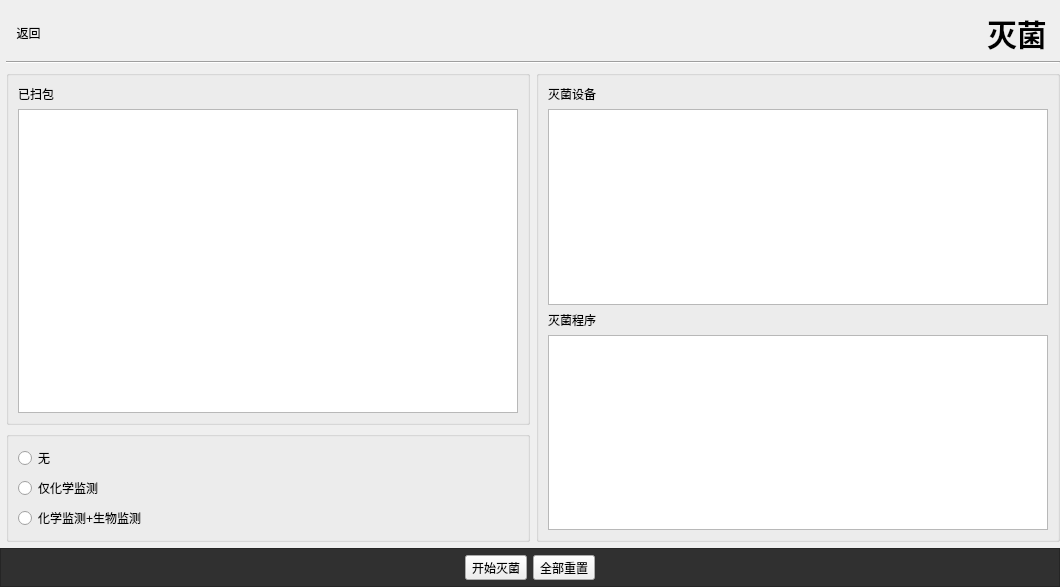
<?xml version="1.0" encoding="UTF-8"?>
<ui version="4.0">
 <class>SterileWidget</class>
 <widget class="QWidget" name="SterileWidget">
  <property name="geometry">
   <rect>
    <x>0</x>
    <y>0</y>
    <width>1060</width>
    <height>587</height>
   </rect>
  </property>
  <property name="windowTitle">
   <string>Form</string>
  </property>
  <property name="styleSheet">
   <string notr="true">#titleLabel{
font: bold 30px;
}
#btnsFrame{
	background-color:#303030;
}
</string>
  </property>
  <layout class="QGridLayout" name="gridLayout_2">
   <property name="leftMargin">
    <number>0</number>
   </property>
   <property name="rightMargin">
    <number>0</number>
   </property>
   <property name="bottomMargin">
    <number>0</number>
   </property>
   <item row="0" column="1" colspan="2">
    <layout class="QHBoxLayout" name="horizontalLayout_2">
     <item>
      <widget class="QToolButton" name="backButton">
       <property name="text">
        <string> 返回</string>
       </property>
       <property name="icon">
        <iconset resource="itrac.qrc">
         <normaloff>:/res/910001.png</normaloff>:/res/910001.png</iconset>
       </property>
       <property name="iconSize">
        <size>
         <width>200</width>
         <height>50</height>
        </size>
       </property>
       <property name="toolButtonStyle">
        <enum>Qt::ToolButtonTextBesideIcon</enum>
       </property>
       <property name="autoRaise">
        <bool>true</bool>
       </property>
      </widget>
     </item>
     <item>
      <spacer name="horizontalSpacer_3">
       <property name="orientation">
        <enum>Qt::Horizontal</enum>
       </property>
       <property name="sizeHint" stdset="0">
        <size>
         <width>40</width>
         <height>20</height>
        </size>
       </property>
      </spacer>
     </item>
     <item>
      <widget class="QLabel" name="titleLabel">
       <property name="text">
        <string>灭菌</string>
       </property>
      </widget>
     </item>
     <item>
      <widget class="QLabel" name="label">
       <property name="sizePolicy">
        <sizepolicy hsizetype="Fixed" vsizetype="Fixed">
         <horstretch>0</horstretch>
         <verstretch>0</verstretch>
        </sizepolicy>
       </property>
       <property name="pixmap">
        <pixmap resource="itrac.qrc">:/res/sterile-80.png</pixmap>
       </property>
      </widget>
     </item>
    </layout>
   </item>
   <item row="1" column="1" colspan="2">
    <widget class="Line" name="line">
     <property name="orientation">
      <enum>Qt::Horizontal</enum>
     </property>
    </widget>
   </item>
   <item row="3" column="1">
    <widget class="QGroupBox" name="groupBox">
     <property name="title">
      <string/>
     </property>
     <layout class="QVBoxLayout" name="verticalLayout">
      <item>
       <widget class="QRadioButton" name="nothingButton">
        <property name="text">
         <string>无</string>
        </property>
       </widget>
      </item>
      <item>
       <widget class="QRadioButton" name="chemistryButton">
        <property name="text">
         <string>仅化学监测</string>
        </property>
       </widget>
      </item>
      <item>
       <widget class="QRadioButton" name="compositeButton">
        <property name="text">
         <string>化学监测+生物监测</string>
        </property>
       </widget>
      </item>
     </layout>
    </widget>
   </item>
   <item row="4" column="0" colspan="3">
    <widget class="QFrame" name="btnsFrame">
     <property name="frameShape">
      <enum>QFrame::StyledPanel</enum>
     </property>
     <property name="frameShadow">
      <enum>QFrame::Raised</enum>
     </property>
     <layout class="QHBoxLayout" name="horizontalLayout">
      <property name="topMargin">
       <number>6</number>
      </property>
      <property name="bottomMargin">
       <number>6</number>
      </property>
      <item>
       <spacer name="horizontalSpacer">
        <property name="orientation">
         <enum>Qt::Horizontal</enum>
        </property>
        <property name="sizeHint" stdset="0">
         <size>
          <width>295</width>
          <height>20</height>
         </size>
        </property>
       </spacer>
      </item>
      <item>
       <widget class="QToolButton" name="sterileButton">
        <property name="text">
         <string>开始灭菌</string>
        </property>
        <property name="icon">
         <iconset resource="itrac.qrc">
          <normaloff>:/res/qr.png</normaloff>:/res/qr.png</iconset>
        </property>
        <property name="iconSize">
         <size>
          <width>32</width>
          <height>32</height>
         </size>
        </property>
        <property name="toolButtonStyle">
         <enum>Qt::ToolButtonTextUnderIcon</enum>
        </property>
       </widget>
      </item>
      <item>
       <widget class="QToolButton" name="resetButton">
        <property name="text">
         <string>全部重置</string>
        </property>
        <property name="icon">
         <iconset resource="itrac.qrc">
          <normaloff>:/res/qr.png</normaloff>:/res/qr.png</iconset>
        </property>
        <property name="iconSize">
         <size>
          <width>32</width>
          <height>32</height>
         </size>
        </property>
        <property name="toolButtonStyle">
         <enum>Qt::ToolButtonTextUnderIcon</enum>
        </property>
       </widget>
      </item>
      <item>
       <spacer name="horizontalSpacer_2">
        <property name="orientation">
         <enum>Qt::Horizontal</enum>
        </property>
        <property name="sizeHint" stdset="0">
         <size>
          <width>294</width>
          <height>20</height>
         </size>
        </property>
       </spacer>
      </item>
     </layout>
    </widget>
   </item>
   <item row="2" column="2" rowspan="2">
    <widget class="QGroupBox" name="groupGroupBox2">
     <layout class="QGridLayout" name="gridLayout">
      <item row="0" column="0">
       <widget class="QLabel" name="deviceLabel">
        <property name="text">
         <string>灭菌设备</string>
        </property>
       </widget>
      </item>
      <item row="1" column="0">
       <widget class="QTableView" name="deviceView"/>
      </item>
      <item row="2" column="0">
       <widget class="QLabel" name="programLabel">
        <property name="text">
         <string>灭菌程序</string>
        </property>
       </widget>
      </item>
      <item row="3" column="0">
       <widget class="QTableView" name="programView"/>
      </item>
     </layout>
    </widget>
   </item>
   <item row="2" column="1">
    <widget class="QGroupBox" name="groupGroupBox">
     <layout class="QVBoxLayout" name="verticalLayout_2">
      <item>
       <widget class="QLabel" name="plateLabel">
        <property name="text">
         <string>已扫包</string>
        </property>
       </widget>
      </item>
      <item>
       <widget class="QTableView" name="pkgTableView"/>
      </item>
     </layout>
    </widget>
   </item>
  </layout>
 </widget>
 <resources>
  <include location="itrac.qrc"/>
 </resources>
 <connections/>
</ui>
